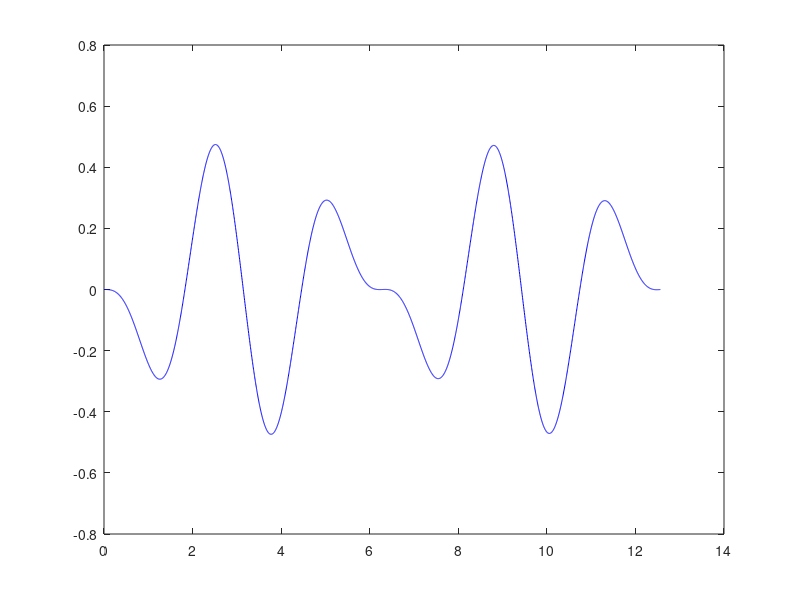
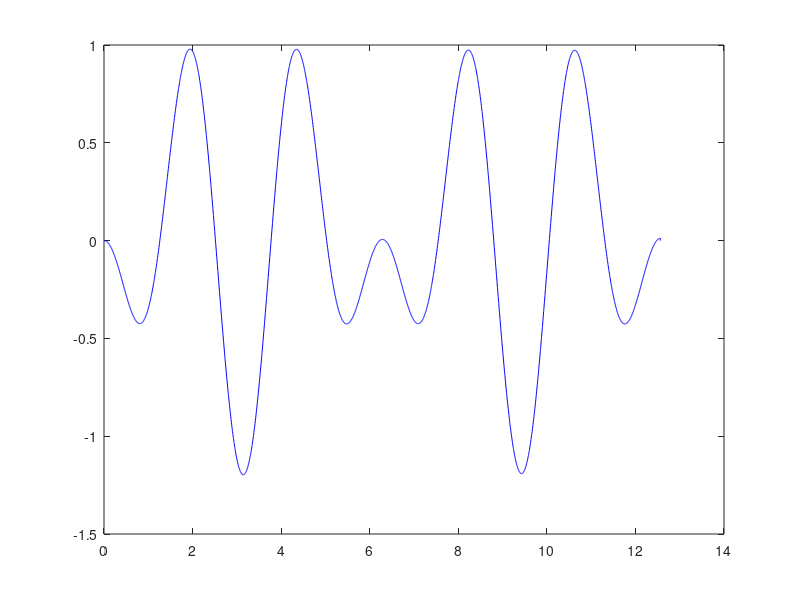

Reproduce these figures in MATLAB, in order.
function parcial1

 % Datos
  x1 = 0; x2 = 0;
  t0 = 0; tf = 12.5664;

  N_dt = 3000;
  dt = (tf - t0) / N_dt;

  y = zeros(2, N_dt);
  t = zeros(1, N_dt);

  k1 = zeros(2, N_dt);
  it = 0;
  y(1,1) = x1;
  y(2,1) = x2;
  t(1) = t0;
  t(end) = tf;

  % Bucle para calcular los valores de y y t
  for j = 1:N_dt-1
    t(j+1) = t(j) + dt;

    k1(1,j+1) = 0.00000*y(1,j)+1.0000*y(2,j)+0*sin(3.00*t(j));
    k2(2, j+1) = -(2.00)^2*y(1,j)-0.02000*y(2,j) -1*sin(3.00*t(j));

    y(1, j+1) = y(1,j) + dt*k1(1,j+1);
    y(2,j+1) = y(2,j) + dt*k2(2,j+1);

    it = it + (dt/2) * (y(1,j)^2+y(1,j+1)^2);
  end

  % Graficar x1(t)
  figure(1)
  plot(t, y(1,:), 'b') % grafica x1(t)

  % Calcular la derivada central
  derivada_central = zeros(1, N_dt);

  for i = 2:N_dt-1
    derivada_central(i) = (y(1,i+1) - y(1,i-1)) / (2 * dt);
  end


  % Graficar la derivada central
  figure(2)
  plot(t, derivada_central, 'rb'); % graficas

  % Calcular la integral utilizando la regla del trapecio

  disp("")

endfunction

